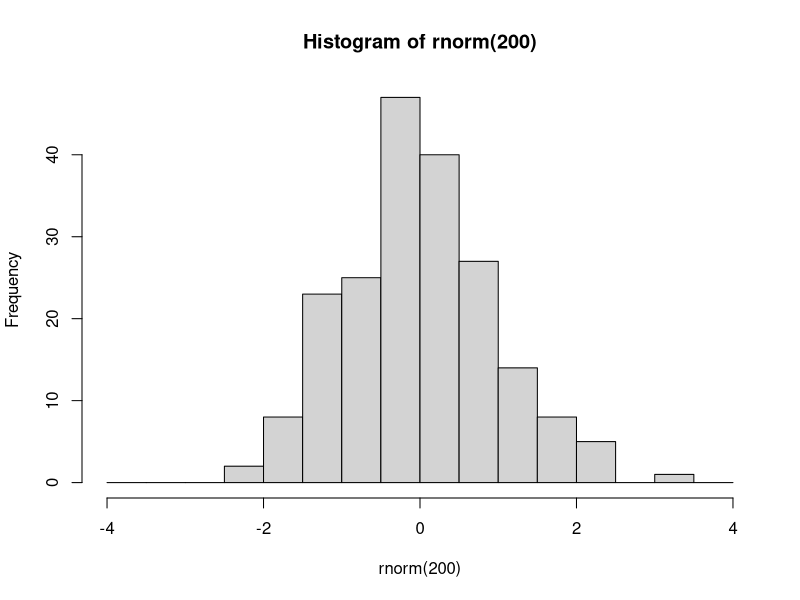
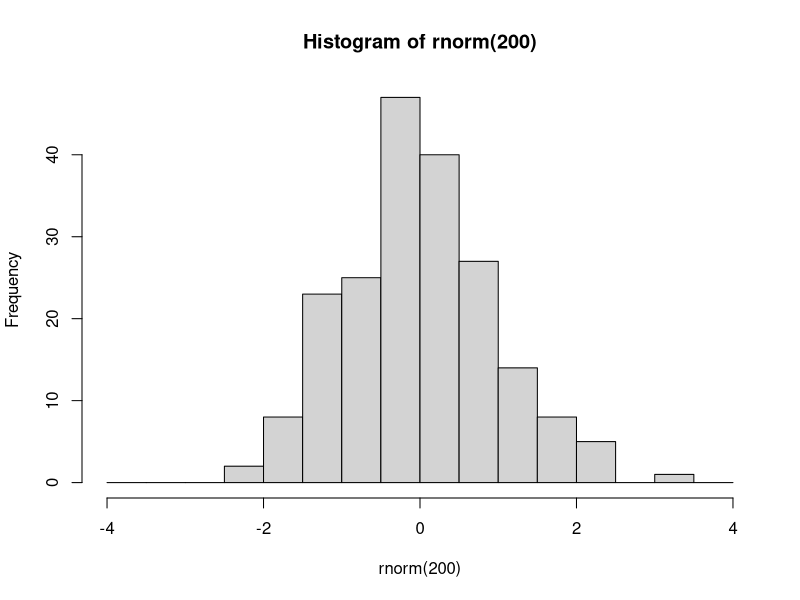

These charts were generated, in order, by the following R code:
###################################
###################################
########                   ########
########   Data Science 1  ########
########       Lab 5       ######## 
########  07th Nov. 2023   ########
########                   ########
###################################
###################################

## Welcome to lab #5. Today will be an introduction to the tidyverse, specifically dplyr and ggplot2




#####################
####    Pipes    ####
#####################

# The pipe operator looks like this: |>
# It signifies: take the element on the left and use it as the first argument in the function on the right

# Example

set.seed(123)
hist(rnorm(200), breaks=seq(-4,4,0.5))
# is equivalent to

set.seed(123)
rnorm(200) |> hist(breaks=seq(-4,4,0.5))

# The purpose of the pipe is mostly aesthetic, in particular to avoid large numbers of parentheses when something needs to be transformed using multiple functions:



### 1.1 Rewrite the following expression using pipes:
set.seed(123)
round(sqrt(log(runif(10,1,10))),2)

set.seed(123)
10 |> runif(1,10) |> 
      log() |> 
      sqrt() |> 
      round(2) -> object_name
              
# Pipes were initially created in a package called magrittr, part of the 'tidyverse' group of packages

########################
####    IF/ELSE     ####
########################

x <- sample(0:10, 1)
if (x>5){
     print('HIGH')
     y <- x*2
     print(c(x,y))
}else{
    print("LOW")
}

ifelse(sample(0:10,1)>5, print('HIGH'), print('LOW'))

########################
####    Packages    ####
########################

# Packages are essentially environments full of functions and/or objects which aren't loaded into R by default, but must be first installed (generally from a repository called CRAN), and then loaded

# Here we will install tidyverse, which is not one but a series of packages written by the same group of people, which share a number of syntactical features

install.packages('tidyverse')

# After you have installed tidyverse into your packages, you must also load it into your environment

library(tidyverse)

# You will only have to install a package once. However, every time you start fresh in a new R environment, you will have to load the packages you need again.

#########################
####    TIDYVERSE    ####
#########################

# The tidyverse encompasses a very large number of packages, and is fairly powerful (in that you can do a lot using tidyverse packages)
# However, you DO NOT need to use tidyverse exclusively! I mostly don't use it, for example, preferring to stick to base R except for a few functionalities.

# Downsides of tidyverse include: unique syntax which is very different from other programming languages such as python
# 'Black box' functions that have specific purposes that must be remembered, as opposed to more general-purpose functions in base R
# Often actually more verbose than base R (ie. requires more lines of code to do the same thing)
# Using tidyverse is a matter of preference!

# The pipe operator was originally introduced in the tidyverse package magrittr. 
# The tidyverse pipe operator looks like this: %>%

set.seed(123)
runif(10,1,10) %>% 
  log() %>%
  sqrt() %>%
  round(2)

# In this class we will look at 2 important tidyverse packages.
# The first is dplyr, which is used to manipulate and transform data.
# Then we will start learning ggplot2, which is used for plotting and data visualisation

#####################
####    dplyr    ####
#####################

# The philosophy behind dplyr is that every data transformation can be done using a function, and multiple transformations can be done by piping an object through multiple functions
# For example, in dplyr we no longer use indexing.
# Instead we use the functions 'select', to choose specific columns in a data frame, and 'filter', to choose specific rows.

data(mtcars)

# so instead of:
mtcars[mtcars$cyl == 6, 1:5]
# we would write:
mtcars %>%
  filter(cyl==6) %>%
  select(1:5)

### 2.1
# using select() and filter(), create a new database of cars that are over 4000 lbs in weight, retaining only the wt and mpg columns. Save this database to an object called 'df'.

mtcars %>%
  filter(wt>4) %>%
  select('wt','mpg') -> df

# After you have selected the rows and columns you are interested in, you can 
# change the order of the rows using arrange

df %>% arrange(wt)

df %>% arrange(desc(wt))


# To change variables, we can use mutate()
df <- df %>% mutate(wt_kg=wt*453.592,
                    km_per_l = mpg*1.60934/3.78541)

# And we can use ifelse() within mutate()
mtcars <- mtcars %>%
            mutate(wt_class = ifelse(wt>=4, 'Oversized','Standard'))

# We can even do a sultiple ifelse statment using case_when()
mtcars <- mtcars %>%
            mutate(
              efficiency = case_when(
                mpg<=15 ~ 'low',
                mpg>15 & mpg<=20 ~ 'medium',
                mpg>20 ~ 'high'   
                ))

# Next, summarise (or summarize) is a useful function which collapses a dataframe into a single row and can calculate summary statistics, eg:

mtcars %>% 
  summarise(
    mean_wt = mean(wt),
    sd_wt = sd(wt),
    n = n()
  ) -> summary_table

# We can also use summarise to collapse a data frame not into one single row, but into as many rows as we have groups of interest. 
# To do this, first we need to use group_by()

mtcars %>% group_by(efficiency)

# You'll notice that this automatically changes the data frame into a new kind of object, called a tibble.
# Tibbles are basically tidyverse dataframes, that display information slightly differently, and are a bit more particular about certain things like not wanting empty cells.
# Tibbles can also be grouped, which allows for further operations down the line
# For example:

mtcars %>% 
  group_by(efficiency) %>%
  summarise(
    avg_wt=mean(wt),
    n=n()
  ) %>%
  arrange(
    c('high','medium','low')
  ) %>%
  ungroup()-> summary_table_efficiency  



# You can group by multiple variables

mtcars %>% 
  group_by(efficiency,cyl) %>%
  summarise(
    avg_wt=mean(wt),
    n=n()
  ) %>% View()

# After grouping a tibble, remember to ungroup it later using ungroup(), or you may have issues down the line.

# 3.1
data(iris)
# using the dplyr functions do the following:
# create a new column called Petal.Area which is the product of the petal width and petal length columns.
# For each of the different species of iris, present the mean and standard deviation for the sepal length, sepal width, and petal area, as well as the number of samples (n)
# Order this database in decreasing order of average petal area.

iris %>% mutate(Petal.Area = Petal.Length*Petal.Width) %>%
group_by(Species) %>% 
summarise(mn_sepal_length = mean(Sepal.Length),
          sd_sepal_length = sd(Sepal.Length),
          mn_sepal_width = mean(Sepal.Width),
          sd_sepal_width = sd(Sepal.Width),mn_petal_area = mean(Petal.Area),
          sd_petal_area = sd(Petal.Area),
          n = n()) %>%
          arrange(desc(mn_petal_area)) -> final_iris_db
view(final_iris_db)
#######################
####    ggplot2    ####
#######################

# ggplot2 is the tidyverse graphics package, and one of the most popular data visualization tools that currently exists

# ggplot2 syntax is based on the so-called 'Grammar of Graphics', where different elements of a graph are added sequentially in layers

# The gold standard resource for learning ggplot2 is Hadley Wickham's 'ggplot2: Elegant graphics for data analysis'
# which is available for FREE here: https://ggplot2-book.org/

# I can provide no better introduction to ggplot2 than the 'First Steps' section of this book. 

# You can also find a cheat sheet here: https://rstudio.github.io/cheatsheets/html/data-visualization.html

data(mpg)


# MIDTERM revisions:

# summary statistics

# Probabilities and distributions

# Null hypothesis significance tests - specifically t-tests

# P-values and confidence intervals

# Data standardization (scaling, centering, z-scoring)

# Data manipulation and visualisation
#lab

